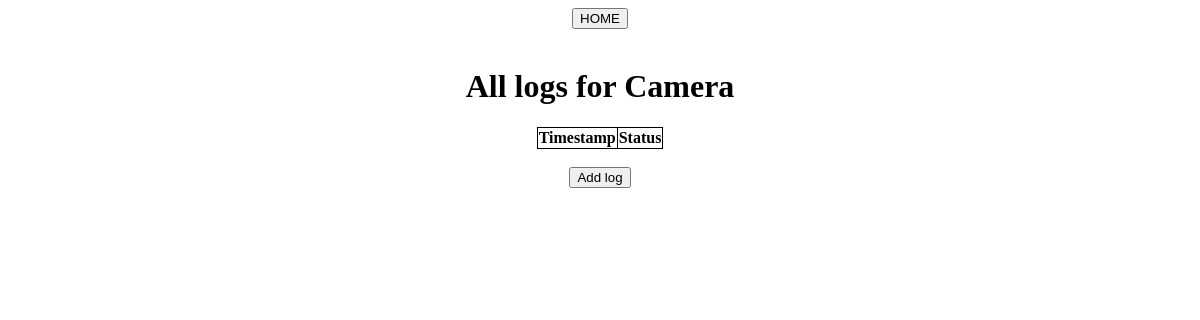
Page /actions/4 on the earlier database version.
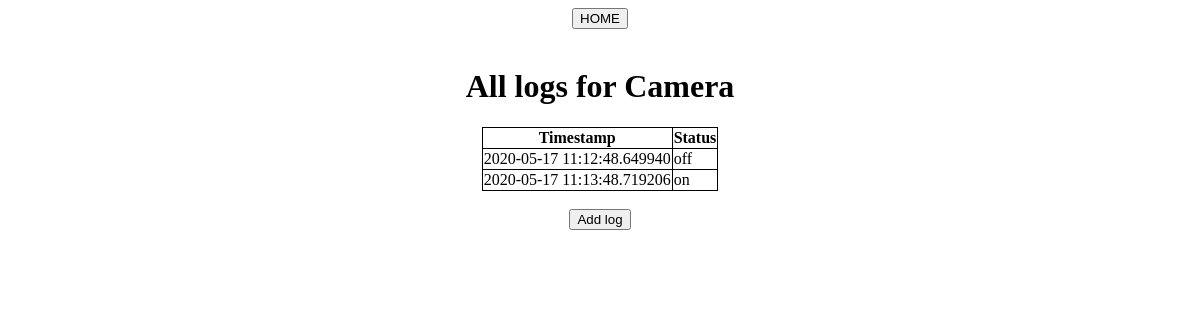
Same page on the later database version.
### project/models.py (models this page shows, shortened)
class Device(db.Model):
	__tablename__='Device'
	id=db.Column(db.Integer, primary_key=True)
	dev_name=db.Column(db.Text)
	dev_room=db.Column(db.Text)
	Action=db.relationship("Action", backref='device',lazy='dynamic',cascade='all,delete')

class Action(db.Model):
	__tablename__='Action'
	id=db.Column(db.Integer,primary_key=True)
	dev_status=db.Column(db.Text)
	time_stamp=db.Column(db.Text)
	dev_id=db.Column(db.Integer,db.ForeignKey('Device.id'))

### project/actions/views.py (the view, shortened to what this page needs)
@actions_blueprint.route('/<int:dev_id>',methods=['GET','POST'])
def index(dev_id):
	return render_template('actions/index.html',device=Device.query.get(dev_id))

### project/actions/templates/actions/index.html
{% extends 'base.html' %}
{% block content %}
	<center><a href="{{url_for('devices.index')}}"><button>HOME</button></a></center><br>
	<center><h1>All logs for {{device.dev_name}}</h1></center>
	<center><table>
		<tr>
			<th>Timestamp</th>
			<th>Status</th>
		</tr>
		{% for log in device.Action %}
		<tr>
			<td>{{log.time_stamp}}</td>
			<td>{{log.dev_status}}</td>
		</tr>
		{% endfor %}
	</table></center><br>
	<center><a href="{{url_for('actions.new',dev_id=device.id)}}"><button>Add log</button></a></center>
{% endblock %}

### project/templates/base.html (shortened to what this page needs)
<!DOCTYPE html>
<html>
<head>
</head>
<body>
	{% block content %}
	{% endblock %}
</body>
</html>

### project/templates/base.html (style rules this page uses)
table, th, td { border: 1px solid black; border-collapse: collapse; }

Differences in the rows shown:
added Action: time_stamp "2020-05-17 11:12:48.649940", dev_status "off"
added Action: time_stamp "2020-05-17 11:13:48.719206", dev_status "on"
